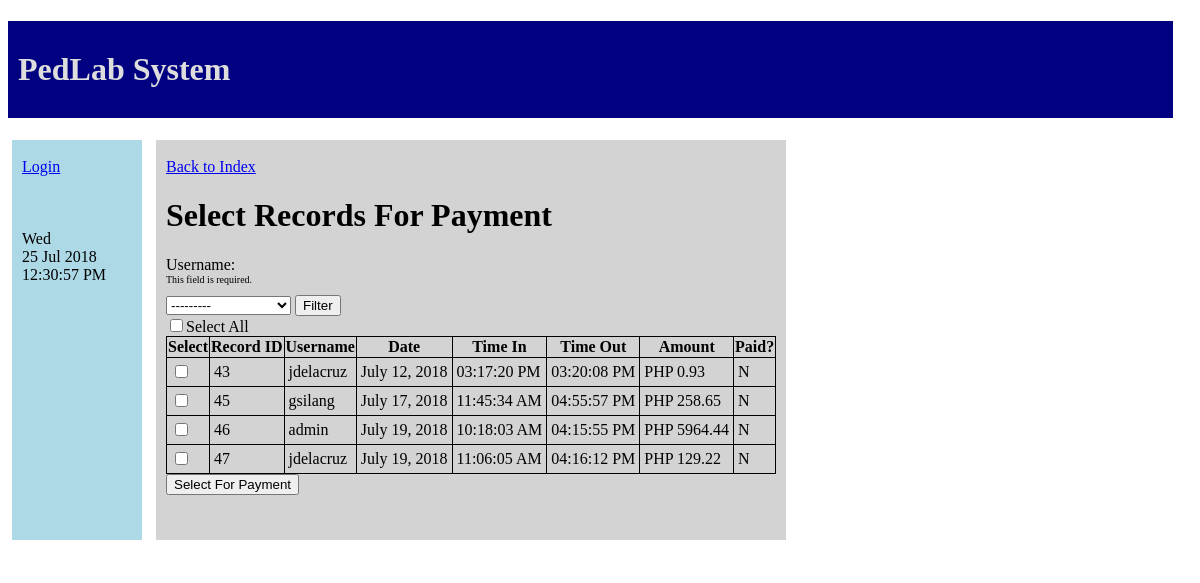
The page /timesheet/select_for_payment/ on the database its author committed.
### timesheet/models.py (models this page shows, shortened)
@python_2_unicode_compatible
class Record(models.Model):
    paid_choices = (('Y','Yes'),('N','No'))
    record_id = models.AutoField(primary_key=True)
    username = models.ForeignKey(CustomUser,on_delete=models.CASCADE)
    date = models.DateField(auto_now_add=True)
    time_in = models.TimeField('Time In')
    time_out = models.TimeField('Time Out',null=True,blank=True)
    amount = models.DecimalField('Amount',null=True,blank=True,max_digits=12,decimal_places=2)
    paid = models.CharField(max_length=1,choices=paid_choices,default='N')

@python_2_unicode_compatible
class CustomUser(AbstractUser):
    usertype_choices = (
        ('R','RA'),
        ('S','Secretary'),
        ('A','Admin')
    )
    user_type = models.CharField(max_length=1,choices=usertype_choices,default='R')
    rate_per_hour = models.DecimalField(max_digits=7,decimal_places=2,null=True)
    def __str__(self):
        return "%s %s"  % (self.first_name,self.last_name)
    def actual_un(self):
        return self.username

### timesheet/views.py (the view, shortened to what this page needs)
def select_for_payment(request):
    error_message=""
    if(request.method=="GET"):
        filterform = FilterSelectForm(request.GET)
        form=SelectForPaymentForm()
        if(request.GET.get('username') is not None):
            form.fields['table'].queryset=Record.objects.all().exclude(time_out=None).exclude(paid='Y').filter(username=request.GET.get('username'))
    else:
        form=SelectForPaymentForm()
    return render(request, 'timesheet/select_for_payment.html', {'form':form,'filterform':filterform,'error_message':error_message})

### timesheet/forms.py
class SelectForPaymentForm(ModelForm):
    table = ModelMultipleChoiceField(queryset=Record.objects.all().exclude(time_out=None).exclude(paid='Y'),widget=CheckboxSelectMultiple,required=False)
    class Meta:
        model = Record
        fields = ['table']

class FilterSelectForm(ModelForm):
    class Meta:
        model = Record
        fields = ['username']

### timesheet/templates/timesheet/select_for_payment.html (shortened to what this page needs)
{% extends "base_generic.html" %}
{% block content %}
<br>
<a href="{% url 'index' %}">Back to Index</a>
<h1>Select Records For Payment </h1>
<form method="get" action="">
	{{filterform}}
	<input type="submit" value="Filter">
</form>
<form method="post" action="">
<input type = "checkbox" onClick="toggle(this,'table')">Select All
<table>
	<tr>
		<th>
			Select
		</th>
		<th>
			Record ID
		</th>
		<th>
			Username
		</th>
		<th>
			Date
		</th>
		<th>
			Time In
		</th>
		<th>
			Time Out
		</th>
		<th>
			Amount
		</th>
		<th>
			Paid?
		</th>
	</tr>
{% for record in form.table.field.queryset.all %}
<tr>
		<td>
			<label for="id_table_{{forloop.counter0}}">
				<input type="checkbox" name="table" value="{{record.record_id}}" id="id_table_{{forloop.counter0}}">
			</label>
		</td>
		<td>
			{{record.record_id}}
		</td>
		<td>
			{{record.username.actual_un}}
		</td>
		<td>
			{{record.date}}
		</td>
		<td>
			{{record.time_in|date:"h:i:s A"}}
		</td>
		<td>
			{{record.time_out|date:"h:i:s A"}}
		</td>
		<td>
			PHP{%if record.amount is None %} 0.00 {% else %} {{record.amount}}{%endif%}
		</td>
		<td>
			{{record.paid}}
		</td>
	</tr>
{%endfor%}
</table>
<input type="submit" value="Select For Payment">
</form>
{% endblock %}

### timesheet/templates/base_generic.html (style rules this page uses)
table { border-collapse:collapse; }
td { padding:4px; }
.errorlist { list-style: none; font-size: 10px; padding-left: 0px; }
ul { margin-top: 0; }
table,th,td { border: 1px solid black; }

### rows shown on the page
Record: record_id "43", username.actual_un "jdelacruz", date "July 12, 2018", time_in "03:17:20 PM", time_out "03:20:08 PM", amount "0.93", paid "N"
Record: record_id "45", username.actual_un "gsilang", date "July 17, 2018", time_in "11:45:34 AM", time_out "04:55:57 PM", amount "258.65", paid "N"
Record: record_id "46", username.actual_un "admin", date "July 19, 2018", time_in "10:18:03 AM", time_out "04:15:55 PM", amount "5964.44", paid "N"
Record: record_id "47", username.actual_un "jdelacruz", date "July 19, 2018", time_in "11:06:05 AM", time_out "04:16:12 PM", amount "129.22", paid "N"
